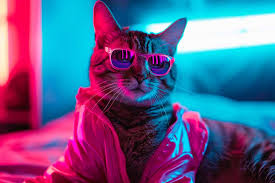
#> input picture images.jpeg, 275 x 183 px
$ python cropped.py
#> lines starting #> are read from the running program, lines starting #| are printed output that depends on the picture
import cv2

image = cv2.imread("images.jpeg")
#> image is the input picture: shape (183, 275, 3); mean B, G, R 138.6, 93.5, 96.6

cv2.imshow("original image",image)

cropped =image[10:180,20:200]
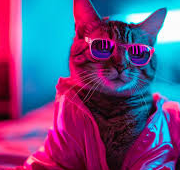
#> cropped: shape (170, 180, 3); mean B, G, R 130.9, 78.4, 101.8
#10=starting y axis 180 is ending y axis 20 is starting x axis and 200 is ending x anis
cv2.imshow("cropped image",cropped)
cv2.waitKey(0)
cv2.destroyAllWindows()

cv2.imwrite("croppefimage.jpeg",cropped)
